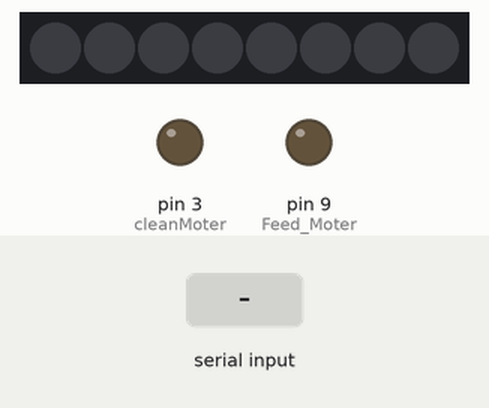
This sketch was run on a simulated Arduino Uno, built with avr-gcc and run on an emulated ATmega328P. On the bench: 8 RGB LEDs in strip order, left to right, output pins drawn as LEDs (lit = HIGH). Inputs (shaded band) come from the test bench.

Above: at 1.2 s.
1.3 s: "2" received over Serial
At 1.6 s:
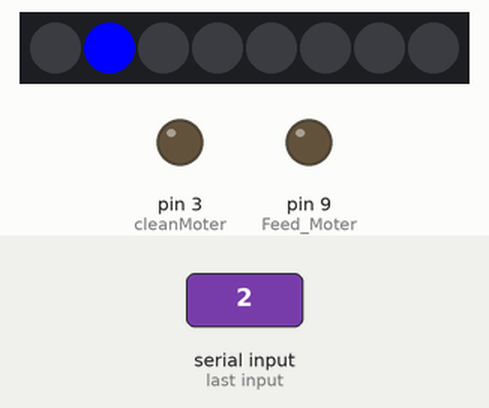
2.8 s: "1" received over Serial
At 3.87 s:
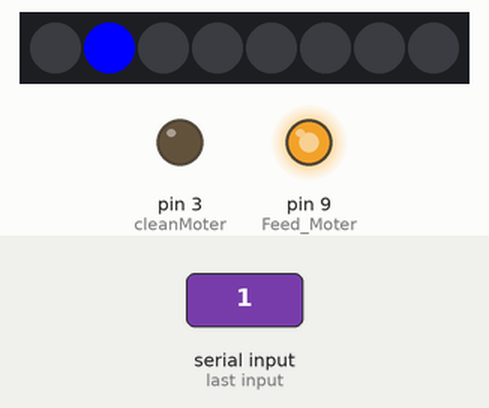
5.5 s: "3" received over Serial
At 6.0 s:
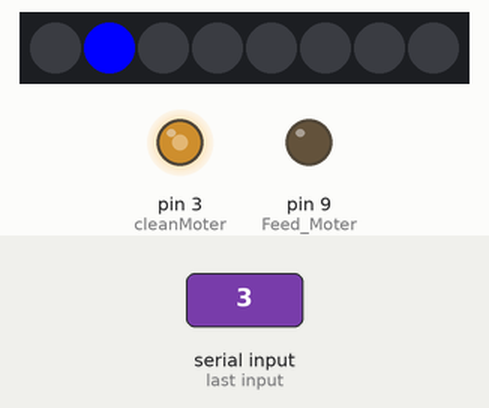
Timing chart, 0 to 19.9 s (numbered marks = the images above; inputs shaded):
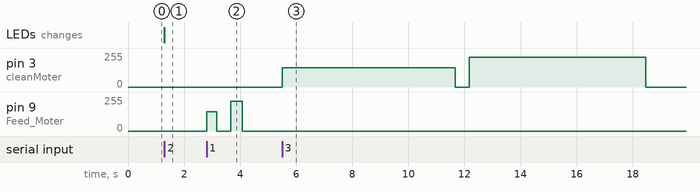

The sketch:

Control_Unit.ino
```cpp
#include<Servo.h> //서보모터
#include<Adafruit_NeoPixel.h>  //네오픽셀
//pwm 3,5,6,9,10,11
#define cleanMoter 3            //아날로그핀 3번 전면청소
#define Feed_Moter 9
#define Num_LEDS 8                  //LED 갯수 8개
#define neo_pin 8              //디지털핀 8은 네오픽셀
Servo servo1;     // 서보모터

Adafruit_NeoPixel Neo = Adafruit_NeoPixel(Num_LEDS,neo_pin,NEO_GRBW + NEO_KHZ800);

bool Light_bool = false;

void setup() {
  // put your setup code here, to run once:
  Neo.begin();  //네오픽셀 시작
  Neo.show();   //네오픽셀 초기화

  pinMode(Feed_Moter,OUTPUT);
  pinMode(cleanMoter,OUTPUT); // 청소

  light_off();
  Serial.begin(9600);
}
void clean(){
    analogWrite(cleanMoter,145);//140~170(정방향 허용 PWM)
  delay(6170);
    analogWrite(cleanMoter,0);
  delay(500);
    analogWrite(cleanMoter,225);//190~225(역방향 허용 PWM)
  delay(6300);
    analogWrite(cleanMoter,0);
  delay(1000);
}

void clean_bowl()
{
  clean();
}

void feed() //먹이주는 모터
{
    analogWrite(Feed_Moter,145);//140~170(정방향 허용 PWM)
  delay(370);
    analogWrite(Feed_Moter,0);
  delay(500);
    analogWrite(Feed_Moter,225);//190~225(역방향 허용 PWM)
  delay(400);
    analogWrite(Feed_Moter,0);
  delay(1000);
}

void light_on()  //조명 켜기
{
  Neo.Color(255,255,255);
  Neo.setPixelColor(1,0,0,255);
  Neo.show();
}

void light_off()  //조명 끄기
{
  Neo.Color(0,0,0);
  Neo.setPixelColor(1,0,0,0);
  Neo.show();
}

void light(){
  if (Light_bool == false)
  {
    light_on();
    Light_bool = true;
  }
  else if(Light_bool == true)
  {
    light_off();
    Light_bool = false;
  }
}

void loop() {
  // put your main code here, to run repeatedly
  int signal = 0;
  signal = Serial.read();
  switch(signal)
  {
    case '1':
      feed();
      break;
    case '2':
      light();
      break;
    case '3':
      clean_bowl();
      break;
    case '5':
      Serial.write('8');
      break;
  }
}
```

Measured:
- after the input at 1.3 s, the LEDs: change at once (image 1)
- after the input at 2.8 s, pin 9 (Feed_Moter): 0/255 → 145/255 at once, → 0/255 0.37 s later, → 225/255 0.50 s later, → 0/255 0.40 s later
- after the input at 5.5 s, pin 3 (cleanMoter): 0/255 → 145/255 at once, → 0/255 6.2 s later, → 225/255 0.50 s later, → 0/255 6.3 s later
